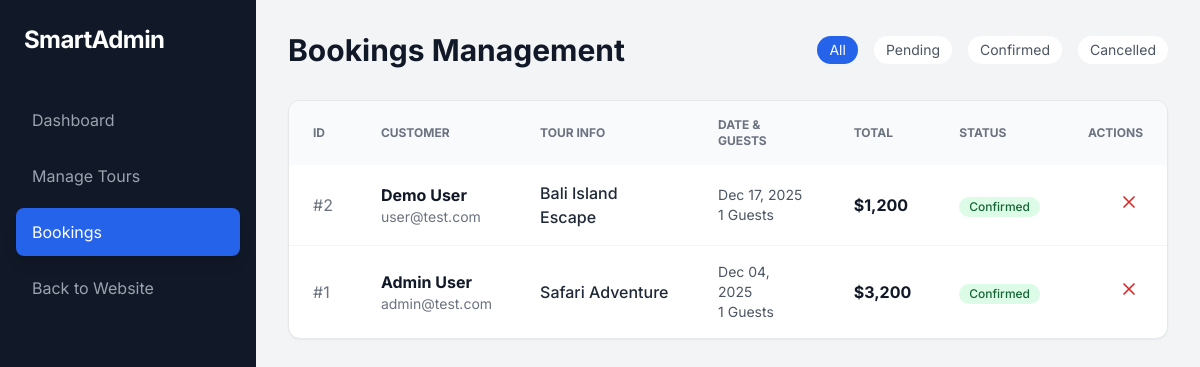
The app's page /admin/bookings.php (signed in) with its own data.
### tables this page shows
CREATE TABLE `bookings` (
  `id` int(11) NOT NULL,
  `user_id` int(11) NOT NULL,
  `tour_id` int(11) NOT NULL,
  `booking_date` date NOT NULL,
  `guests` int(11) NOT NULL DEFAULT 1,
  `total_price` decimal(10,2) NOT NULL,
  `status` enum('confirmed','pending','cancelled') DEFAULT 'pending',
  `created_at` timestamp NOT NULL DEFAULT current_timestamp()
);

CREATE TABLE `users` (
  `id` int(11) NOT NULL,
  `name` varchar(100) NOT NULL,
  `email` varchar(100) NOT NULL,
  `password` varchar(255) NOT NULL,
  `role` enum('user','admin') DEFAULT 'user',
  `created_at` timestamp NOT NULL DEFAULT current_timestamp()
);

CREATE TABLE `tours` (
  `id` int(11) NOT NULL,
  `title` varchar(255) NOT NULL,
  `description` text DEFAULT NULL,
  `location` varchar(100) DEFAULT NULL,
  `price` decimal(10,2) NOT NULL,
  `duration` int(11) NOT NULL,
  `category` varchar(50) DEFAULT NULL,
  `image` varchar(255) DEFAULT NULL,
  `rating` decimal(2,1) DEFAULT 4.5,
  `reviews` int(11) DEFAULT 0,
  `created_at` timestamp NOT NULL DEFAULT current_timestamp()
);

### admin/bookings.php (the view, shortened to what this page needs)
<?php
require '../includes/db.php';
$filter = $_GET['status'] ?? 'all';
$sql = "SELECT b.*, t.title as tour_title, u.name as user_name, u.email
        FROM bookings b
        JOIN tours t ON b.tour_id = t.id
        JOIN users u ON b.user_id = u.id";
$sql .= " ORDER BY b.created_at DESC";
$stmt = $pdo->prepare($sql);
$stmt->execute();
$bookings = $stmt->fetchAll();
?>
<!DOCTYPE html>
<html lang="en">
<head>
    <script src="https://cdn.tailwindcss.com"></script>
</head>
<body class="bg-gray-100 min-h-screen flex">
    <aside class="w-64 bg-gray-900 text-white hidden md:flex flex-col">
        <div class="p-6 text-2xl font-bold tracking-tight">SmartAdmin</div>
        <nav class="flex-1 px-4 space-y-2 mt-4">
            <a href="index.php" class="flex items-center gap-3 px-4 py-3 text-gray-400 hover:bg-gray-800 hover:text-white rounded-lg transition-colors">
                <span>Dashboard</span>
            </a>
            <a href="tours.php" class="flex items-center gap-3 px-4 py-3 text-gray-400 hover:bg-gray-800 hover:text-white rounded-lg transition-colors">
                <span>Manage Tours</span>
            </a>
            <a href="bookings.php" class="flex items-center gap-3 px-4 py-3 bg-blue-600 text-white rounded-lg shadow-lg">
                <span>Bookings</span>
            </a>
            <a href="../index.php" class="flex items-center gap-3 px-4 py-3 text-gray-400 hover:bg-gray-800 hover:text-white rounded-lg transition-colors mt-auto">
                <span>Back to Website</span>
            </a>
        </nav>
    </aside>
    <main class="flex-1 p-8 overflow-y-auto">
        <div class="flex justify-between items-center mb-8">
            <h1 class="text-3xl font-bold text-gray-900">Bookings Management</h1>
            <div class="flex items-center gap-4">
                <a href="bookings.php?status=all" class="px-3 py-1 rounded-full text-sm <?= $filter === 'all' ? 'bg-blue-600 text-white' : 'bg-white text-gray-600' ?>">All</a>
                <a href="bookings.php?status=pending" class="px-3 py-1 rounded-full text-sm <?= $filter === 'pending' ? 'bg-yellow-500 text-white' : 'bg-white text-gray-600' ?>">Pending</a>
                <a href="bookings.php?status=confirmed" class="px-3 py-1 rounded-full text-sm <?= $filter === 'confirmed' ? 'bg-green-600 text-white' : 'bg-white text-gray-600' ?>">Confirmed</a>
                <a href="bookings.php?status=cancelled" class="px-3 py-1 rounded-full text-sm <?= $filter === 'cancelled' ? 'bg-red-600 text-white' : 'bg-white text-gray-600' ?>">Cancelled</a>
            </div>
        </div>
        <div class="bg-white rounded-xl shadow-sm border border-gray-200 overflow-hidden">
            <table class="w-full text-left border-collapse">
                <thead class="bg-gray-50 text-gray-500 uppercase text-xs font-semibold">
                    <tr>
                        <th class="px-6 py-4">ID</th>
                        <th class="px-6 py-4">Customer</th>
                        <th class="px-6 py-4">Tour Info</th>
                        <th class="px-6 py-4">Date & Guests</th>
                        <th class="px-6 py-4">Total</th>
                        <th class="px-6 py-4">Status</th>
                        <th class="px-6 py-4 text-right">Actions</th>
                    </tr>
                </thead>
                <tbody class="divide-y divide-gray-100">
                    <?php foreach ($bookings as $b): ?>
                    <tr class="hover:bg-gray-50 transition-colors">
                        <td class="px-6 py-4 text-gray-500">#<?= $b['id'] ?></td>
                        <td class="px-6 py-4">
                            <p class="font-bold text-gray-900"><?= htmlspecialchars($b['user_name']) ?></p>
                            <p class="text-sm text-gray-500"><?= htmlspecialchars($b['email']) ?></p>
                        </td>
                        <td class="px-6 py-4">
                            <p class="font-medium text-gray-800"><?= htmlspecialchars($b['tour_title']) ?></p>
                        </td>
                        <td class="px-6 py-4 text-sm text-gray-600">
                            <p><?= date('M d, Y', strtotime($b['booking_date'])) ?></p>
                            <p><?= $b['guests'] ?> Guests</p>
                        </td>
                        <td class="px-6 py-4 font-bold text-gray-900">
                            $<?= number_format($b['total_price']) ?>
                        </td>
                        <td class="px-6 py-4">
                            <span class="inline-flex items-center px-2.5 py-0.5 rounded-full text-xs font-medium
                                <?php
                                    if($b['status'] === 'confirmed') echo 'bg-green-100 text-green-800';
                                    elseif($b['status'] === 'pending') echo 'bg-yellow-100 text-yellow-800';
                                    else echo 'bg-red-100 text-red-800';
                                ?>">
                                <?= ucfirst($b['status']) ?>
                            </span>
                        </td>
                        <td class="px-6 py-4 text-right">
                            <form method="POST" class="inline-flex gap-2">
                                <?php if($b['status'] !== 'cancelled'): ?>
                                    <button type="submit" name="status" value="cancelled" class="text-red-600 hover:bg-red-50 p-1 rounded" title="Cancel">
                                        <svg class="w-5 h-5" fill="none" stroke="currentColor" viewBox="0 0 24 24"><path stroke-linecap="round" stroke-linejoin="round" stroke-width="2" d="M6 18L18 6M6 6l12 12"/></svg>
                                    </button>
                                <?php endif; ?>
                            </form>
                        </td>
                    </tr>
                    <?php endforeach; ?>
                </tbody>
            </table>
        </div>
    </main>
</body>
</html>

### admin/bookings.php (style rules this page uses)
body { font-family: 'Inter', sans-serif; }

### records on screen
bookings: id "2", user.name "Demo User", user.email "user@test.com", tour.title "Bali Island Escape", booking_date "Dec 17, 2025", guests "1", total_price "1,200", status "Confirmed"
bookings: id "1", user.name "Admin User", user.email "admin@test.com", tour.title "Safari Adventure", booking_date "Dec 04, 2025", guests "1", total_price "3,200", status "Confirmed"
